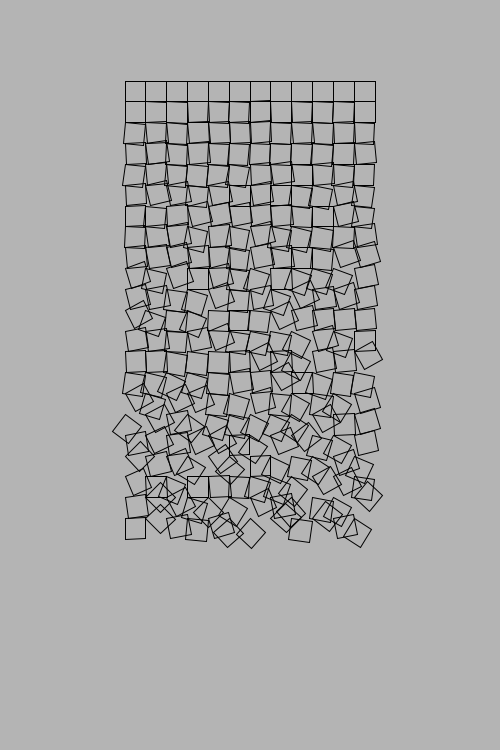
Frame 1 (no input)
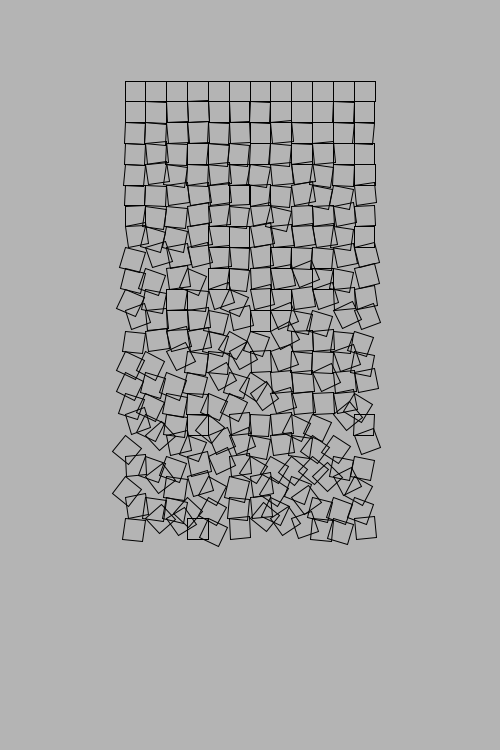
Frame 2 (the mouse pressed at the canvas centre, redrawn once)

The Processing sketch that drew these frames (run headless with seeded random() and noise(); the mouse was pressed at the canvas centre and the sketch redrawn once):

// Processing sketch: processing_109312
// ── processing_109312.pde

 // George Nee's "Schotter" (1968) 
 // http://www.medienkunstnetz.de/works/schotter/
 // Adam Ben-Dror, 09/09/2013


void setup() {
  size (500, 750);
  smooth();
  noFill();
//  rectMode(CENTER);
  noLoop(); 
}


void draw() {
 
  background (180); 
  
  float schotterSquareSize = width/24.0;
  int   nAcross = 12; 
  int   nDown   = 22;

  float xStart = 6*schotterSquareSize; 
  float xEnd = xStart + (nAcross-1)* schotterSquareSize; 

  float yStart = width/18*3;
  float yEnd = yStart + (nDown-1)* schotterSquareSize; 


  for (int i=0; i<nAcross; i++) {
    for (int j=0; j<nDown; j++) {

      float x = map(i, 0, nAcross-1, xStart, xEnd); 
      float y = map(j, 0, nDown-1,   yStart, yEnd); 

      pushMatrix();                        
      translate (x,y);
     
      // float myAngle = radians(45);
      float myAngle = DEG_TO_RAD * j* random(-2.5, 2.5);
      rotate (myAngle); //rotate(j*random(-.001, .001) );
      
      rect(0,0, schotterSquareSize, schotterSquareSize);
      popMatrix();
      println(j);
    }
  }

}
